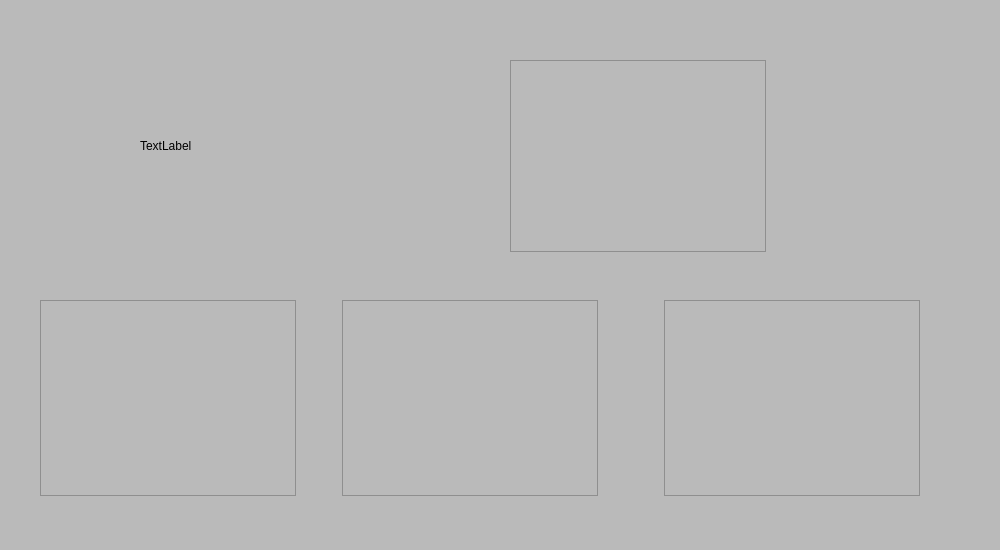
<?xml version="1.0" encoding="UTF-8"?>
<ui version="4.0">
 <class>East6</class>
 <widget class="QWidget" name="East6">
  <property name="geometry">
   <rect>
    <x>0</x>
    <y>0</y>
    <width>1000</width>
    <height>550</height>
   </rect>
  </property>
  <property name="windowTitle">
   <string>Form</string>
  </property>
  <property name="styleSheet">
   <string notr="true">QWidget {
     background-color:rgb(186, 186, 186);
}</string>
  </property>
  <widget class="QTableView" name="tableView">
   <property name="geometry">
    <rect>
     <x>510</x>
     <y>60</y>
     <width>256</width>
     <height>192</height>
    </rect>
   </property>
  </widget>
  <widget class="QWidget" name="layoutWidget">
   <property name="geometry">
    <rect>
     <x>40</x>
     <y>300</y>
     <width>880</width>
     <height>196</height>
    </rect>
   </property>
   <layout class="QHBoxLayout" name="horizontalLayout_2">
    <item>
     <layout class="QHBoxLayout" name="horizontalLayout">
      <item>
       <widget class="QTableView" name="tableView_2"/>
      </item>
      <item>
       <spacer name="horizontalSpacer">
        <property name="orientation">
         <enum>Qt::Horizontal</enum>
        </property>
        <property name="sizeHint" stdset="0">
         <size>
          <width>40</width>
          <height>20</height>
         </size>
        </property>
       </spacer>
      </item>
      <item>
       <widget class="QListView" name="listView"/>
      </item>
     </layout>
    </item>
    <item>
     <spacer name="horizontalSpacer_2">
      <property name="orientation">
       <enum>Qt::Horizontal</enum>
      </property>
      <property name="sizeHint" stdset="0">
       <size>
        <width>40</width>
        <height>20</height>
       </size>
      </property>
     </spacer>
    </item>
    <item>
     <widget class="QTableView" name="tableView_3"/>
    </item>
   </layout>
  </widget>
  <widget class="QLabel" name="img6">
   <property name="geometry">
    <rect>
     <x>140</x>
     <y>80</y>
     <width>161</width>
     <height>131</height>
    </rect>
   </property>
   <property name="text">
    <string>TextLabel</string>
   </property>
  </widget>
 </widget>
 <resources/>
 <connections/>
</ui>
